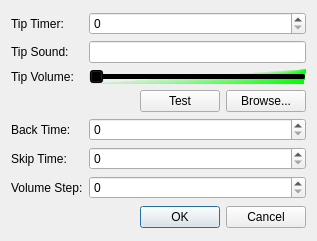
<?xml version="1.0" encoding="UTF-8"?>
<ui version="4.0">
 <class>settings</class>
 <widget class="QDialog" name="settings">
  <property name="geometry">
   <rect>
    <x>0</x>
    <y>0</y>
    <width>317</width>
    <height>241</height>
   </rect>
  </property>
  <property name="windowTitle">
   <string>Options</string>
  </property>
  <layout class="QVBoxLayout" name="verticalLayout">
   <item>
    <layout class="QGridLayout" name="gridLayout">
     <item row="0" column="0">
      <widget class="QLabel" name="label">
       <property name="sizePolicy">
        <sizepolicy hsizetype="Fixed" vsizetype="Preferred">
         <horstretch>0</horstretch>
         <verstretch>0</verstretch>
        </sizepolicy>
       </property>
       <property name="text">
        <string>Tip Timer:</string>
       </property>
      </widget>
     </item>
     <item row="0" column="1" colspan="3">
      <widget class="QSpinBox" name="spinBox_tipTimer">
       <property name="sizePolicy">
        <sizepolicy hsizetype="Expanding" vsizetype="Fixed">
         <horstretch>0</horstretch>
         <verstretch>0</verstretch>
        </sizepolicy>
       </property>
       <property name="toolTip">
        <string>Duration of tip timer (minutes)</string>
       </property>
      </widget>
     </item>
     <item row="1" column="0">
      <widget class="QLabel" name="label_2">
       <property name="sizePolicy">
        <sizepolicy hsizetype="Fixed" vsizetype="Preferred">
         <horstretch>0</horstretch>
         <verstretch>0</verstretch>
        </sizepolicy>
       </property>
       <property name="text">
        <string>Tip Sound:</string>
       </property>
      </widget>
     </item>
     <item row="1" column="1" colspan="3">
      <widget class="QLineEdit" name="lineEdit_soundfile">
       <property name="toolTip">
        <string>Tip timer sound file to play</string>
       </property>
      </widget>
     </item>
     <item row="3" column="0" colspan="2">
      <spacer name="horizontalSpacer_3">
       <property name="orientation">
        <enum>Qt::Horizontal</enum>
       </property>
       <property name="sizeHint" stdset="0">
        <size>
         <width>108</width>
         <height>20</height>
        </size>
       </property>
      </spacer>
     </item>
     <item row="3" column="3">
      <widget class="QPushButton" name="pushButton_browse">
       <property name="sizePolicy">
        <sizepolicy hsizetype="Fixed" vsizetype="Fixed">
         <horstretch>0</horstretch>
         <verstretch>0</verstretch>
        </sizepolicy>
       </property>
       <property name="text">
        <string>Browse...</string>
       </property>
      </widget>
     </item>
     <item row="5" column="0">
      <widget class="QLabel" name="label_3">
       <property name="sizePolicy">
        <sizepolicy hsizetype="Fixed" vsizetype="Preferred">
         <horstretch>0</horstretch>
         <verstretch>0</verstretch>
        </sizepolicy>
       </property>
       <property name="text">
        <string>Back Time:</string>
       </property>
      </widget>
     </item>
     <item row="5" column="1" colspan="3">
      <widget class="QSpinBox" name="spinBox_backTime">
       <property name="sizePolicy">
        <sizepolicy hsizetype="Expanding" vsizetype="Fixed">
         <horstretch>0</horstretch>
         <verstretch>0</verstretch>
        </sizepolicy>
       </property>
       <property name="toolTip">
        <string>Time to back up when pausing (seconds)</string>
       </property>
      </widget>
     </item>
     <item row="6" column="0">
      <widget class="QLabel" name="label_4">
       <property name="sizePolicy">
        <sizepolicy hsizetype="Fixed" vsizetype="Preferred">
         <horstretch>0</horstretch>
         <verstretch>0</verstretch>
        </sizepolicy>
       </property>
       <property name="text">
        <string>Skip Time:</string>
       </property>
      </widget>
     </item>
     <item row="6" column="1" colspan="3">
      <widget class="QSpinBox" name="spinBox_skipTime">
       <property name="sizePolicy">
        <sizepolicy hsizetype="Expanding" vsizetype="Fixed">
         <horstretch>0</horstretch>
         <verstretch>0</verstretch>
        </sizepolicy>
       </property>
       <property name="toolTip">
        <string>Time to skip forward/backward (seconds)</string>
       </property>
      </widget>
     </item>
     <item row="7" column="0">
      <widget class="QLabel" name="label_5">
       <property name="sizePolicy">
        <sizepolicy hsizetype="Fixed" vsizetype="Preferred">
         <horstretch>0</horstretch>
         <verstretch>0</verstretch>
        </sizepolicy>
       </property>
       <property name="text">
        <string>Volume Step:</string>
       </property>
      </widget>
     </item>
     <item row="7" column="1" colspan="3">
      <widget class="QSpinBox" name="spinBox_volumeStep">
       <property name="sizePolicy">
        <sizepolicy hsizetype="Expanding" vsizetype="Fixed">
         <horstretch>0</horstretch>
         <verstretch>0</verstretch>
        </sizepolicy>
       </property>
       <property name="toolTip">
        <string>Volume up/down step size for shortcut keys</string>
       </property>
      </widget>
     </item>
     <item row="2" column="0">
      <widget class="QLabel" name="label_6">
       <property name="sizePolicy">
        <sizepolicy hsizetype="Fixed" vsizetype="Preferred">
         <horstretch>0</horstretch>
         <verstretch>0</verstretch>
        </sizepolicy>
       </property>
       <property name="text">
        <string>Tip Volume:</string>
       </property>
      </widget>
     </item>
     <item row="2" column="1" colspan="3">
      <widget class="QSlider" name="horizontalSliderVolume">
       <property name="toolTip">
        <string>Volume of tip timer sound</string>
       </property>
       <property name="styleSheet">
        <string notr="true">QSlider { background-color: qconicalgradient(cx:1, cy:0, angle:270, stop:0 rgba(0, 0, 0, 0), stop:0.874 rgba(0, 0, 0, 0), stop:0.875 rgba(0, 255, 0, 32), stop:1 rgba(0, 255, 0, 255)); }</string>
       </property>
       <property name="maximum">
        <number>100</number>
       </property>
       <property name="orientation">
        <enum>Qt::Horizontal</enum>
       </property>
      </widget>
     </item>
     <item row="3" column="2">
      <widget class="QPushButton" name="pushButtonTest">
       <property name="sizePolicy">
        <sizepolicy hsizetype="Fixed" vsizetype="Fixed">
         <horstretch>0</horstretch>
         <verstretch>0</verstretch>
        </sizepolicy>
       </property>
       <property name="text">
        <string>Test</string>
       </property>
      </widget>
     </item>
    </layout>
   </item>
   <item>
    <layout class="QHBoxLayout" name="horizontalLayout_2">
     <item>
      <spacer name="horizontalSpacer_2">
       <property name="orientation">
        <enum>Qt::Horizontal</enum>
       </property>
       <property name="sizeHint" stdset="0">
        <size>
         <width>53</width>
         <height>20</height>
        </size>
       </property>
      </spacer>
     </item>
     <item>
      <widget class="QDialogButtonBox" name="buttonBox">
       <property name="orientation">
        <enum>Qt::Horizontal</enum>
       </property>
       <property name="standardButtons">
        <set>QDialogButtonBox::Cancel|QDialogButtonBox::Ok</set>
       </property>
      </widget>
     </item>
    </layout>
   </item>
  </layout>
 </widget>
 <resources/>
 <connections>
  <connection>
   <sender>buttonBox</sender>
   <signal>accepted()</signal>
   <receiver>settings</receiver>
   <slot>accept()</slot>
   <hints>
    <hint type="sourcelabel">
     <x>248</x>
     <y>254</y>
    </hint>
    <hint type="destinationlabel">
     <x>157</x>
     <y>274</y>
    </hint>
   </hints>
  </connection>
  <connection>
   <sender>buttonBox</sender>
   <signal>rejected()</signal>
   <receiver>settings</receiver>
   <slot>reject()</slot>
   <hints>
    <hint type="sourcelabel">
     <x>316</x>
     <y>260</y>
    </hint>
    <hint type="destinationlabel">
     <x>286</x>
     <y>274</y>
    </hint>
   </hints>
  </connection>
 </connections>
</ui>
